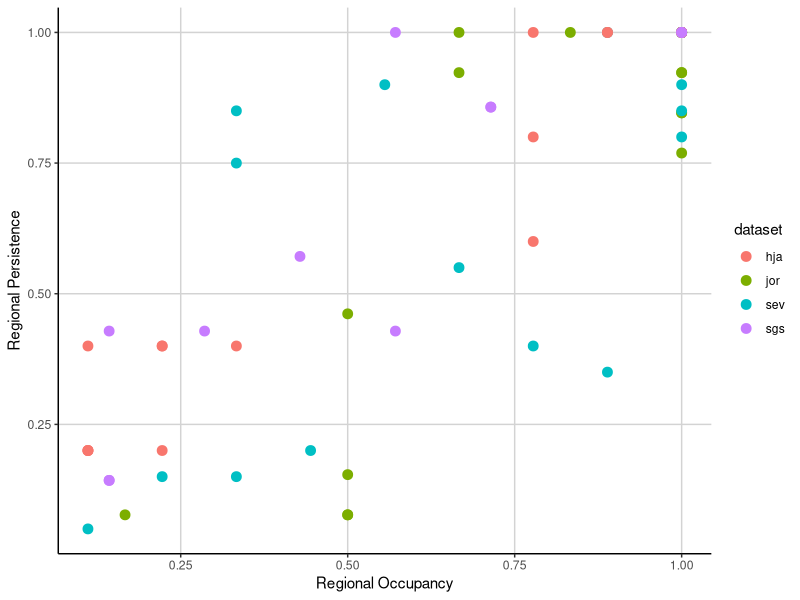
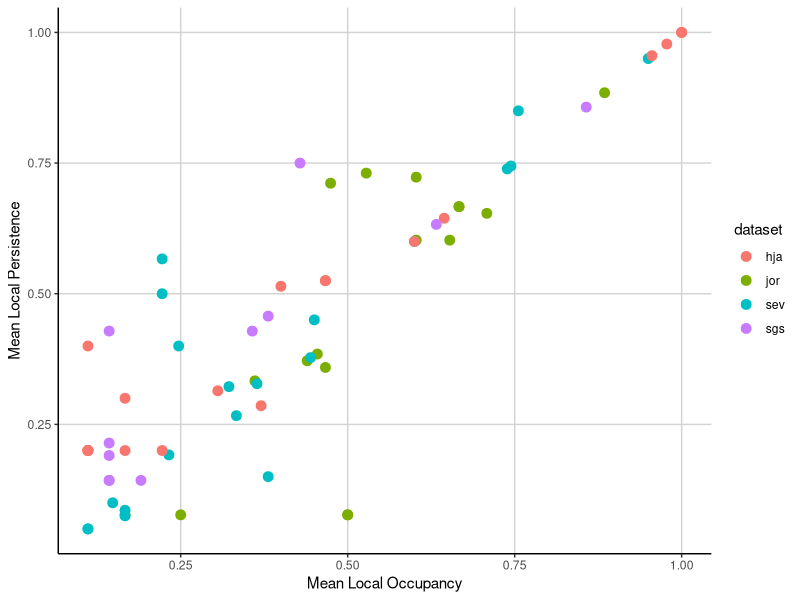
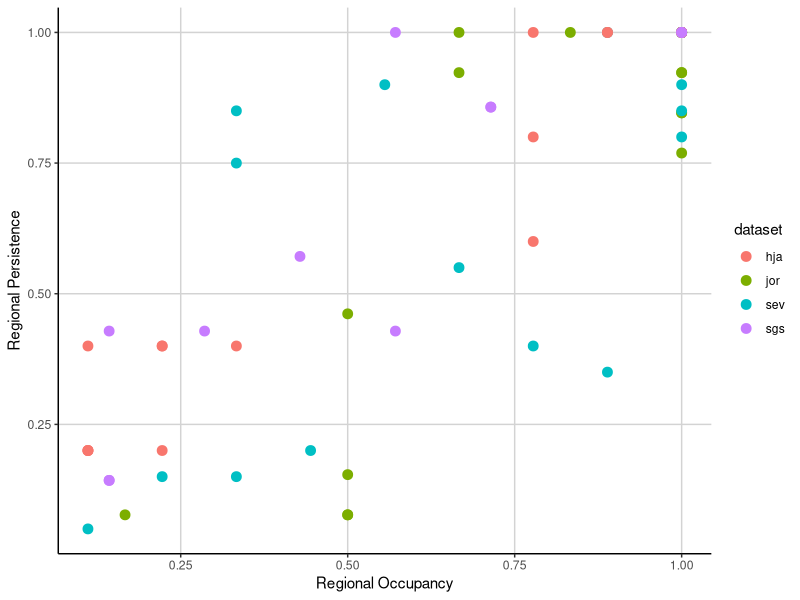
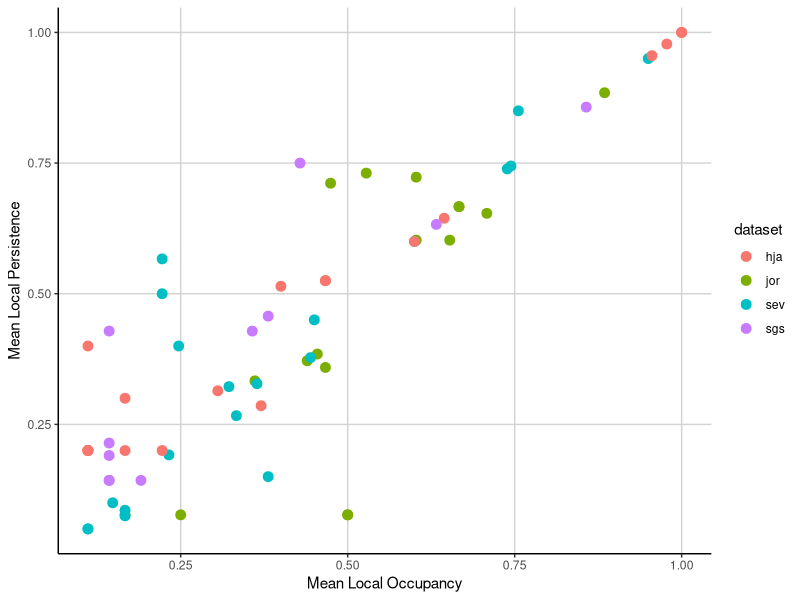

Reproduce these figures in R, in order.
### Cleaned data
# EKB
# March 7, 2016

###################
# LIBRARIES

library(tidyr)
library(dplyr)
library(ggplot2)

###################
# LOAD FILES

jornada <- read.csv("data/jornada_rodents.csv", header = TRUE, na.strings = ".")
sevilleta <- read.csv("data/sevilleta_sm_mrc.txt", header = TRUE)
hj_andrews <- read.csv("data/hj_andrews.csv", header = TRUE)
shortgrass_steppe <- read.table("data/SGS_LTER_smammals.txt", header = TRUE, sep = "\t", na.strings = ".")

####################
# PREP FILES

jor_data <- select(jornada, year, season, habitat, web, spp, recap) %>% 
            filter(recap != "Y", spp != "DIPO1", spp != "PERO1", spp != "NA")

hja_data <- select(hj_andrews, YEAR, REPBLK, SUBPLOT, SPECIES) %>% 
            filter(SPECIES != 'UNKN') 

sev_data <- select(sevilleta, year, season, location, web, species, recap) %>% 
            filter(recap != "y", species != "pgsp", species != "dipo", 
                   species != "nesp", species != "onsp", species != "pesp", 
                   species != "resp", species != "na", species != "pmsp", species != "spsp", 
                   year < 2009, location != "two22", location != "blugrama", 
                   location != "savanna", location != "goatdraw", location != "rsgrass")

sgs_data <- select(shortgrass_steppe, YEAR, VEG, WEB, SPP) %>% 
            filter(SPP != 'NA')

# rename columns for consistency

names(jor_data) <- c("year", "season", "plot", "subplot", "species", "recap")
names(hja_data) <- c("year", "plot", "subplot", "species")
names(sev_data) <- c("year", "season", "plot", "subplot", "species", "recap")
names(sgs_data) <- c("year", "plot", "subplot", "species")

#####################
# FUNCTIONS

# DATA functions

select_data <- function(data){
  # function for selecting only relevant columns
  dat <- select(data, year, plot, subplot, species)
  return(dat)
}

group_data <- function(data){
  # group and arrange a dataset by species, year, plot, and subplot
  dat <- data %>% 
         group_by(species, year, plot, subplot) %>% 
         arrange(species, year, plot, subplot)
  return(dat)
}

add_siteID <- function(data){
  # make a column with a unique location code
  dat <- data %>% mutate(siteID = paste(plot, subplot, sep = "_"))
  return(dat)
}

find_reg_persist <- function(data){
  # create column for relative regional persistence (years overall)
  dat <- select(data, species, year) %>% 
         group_by(species, year) %>% 
         summarise(year_count = n())
  dat1 <- select(dat, species) %>% 
          group_by(species) %>% 
          summarise(years = n())
  total_years <- length(unique(data$year))
  dat1 <- mutate(dat1, rel_reg_persist = years/total_years)
  return(dat1)
}

find_reg_occup <- function(data){
  # create column for relative regional occupancy (sites overall)
  dat <- select(data, species, siteID) %>% 
         group_by(species, siteID) %>% 
         summarise(site_count = n())
  dat1 <- select(dat, species) %>% 
          group_by(species) %>% 
          summarise(sites = n())
  total_sites <- length(unique(data$siteID))
  dat1 <- mutate(dat1, rel_reg_occup = sites/total_sites)
  return(dat1)
}

join_regionals <- function(data){
  # combine the relative regional persistance and regional occupancy into one data frame
  dat <- left_join(x = find_reg_persist(data), y = find_reg_occup(data), by = "species")
  return(dat)
}

rel_local_occup <- function(data){
  # create a column for average relative local occupancy (site by year)
  dat <- select(data, year, species, siteID) %>% 
         group_by(year, species) %>% 
         summarise(site_by_year = n_distinct(siteID))
  total_sites <- length(unique(data$siteID))
  dat <- mutate(dat, rel_sites_by_year = site_by_year/total_sites)
  dat1 <- dat %>% group_by(species) %>% 
          summarise(mean_local_occup = mean(rel_sites_by_year))
}


rel_local_persist <- function(data){
  # create a column for average relative local persistance (year by site)
  dat <- select(data, year, species, siteID) %>% 
         group_by(siteID, species) %>% 
         summarise(years_by_site = n_distinct(year))
  total_years <- length(unique(data$year))
  dat <- mutate(dat, rel_years_by_site = years_by_site/total_years)
  dat1 <- dat %>% group_by(species) %>% 
          summarize(mean_local_persist = mean(rel_years_by_site))
  return(dat1)
}

join_locals <- function(data){
  # combine average relative local persistance and occupancy into one data frame
  dat <- left_join(x = rel_local_persist(data), y = rel_local_occup(data), by = "species")
  return(dat)
}

combine_all <- function(data){
  # combine regional and local persistance and occupancy into one data frame
  dat <- left_join(x = join_regionals(data), y = join_locals(data), by = "species")
  return(dat)
}

all_together <- function(data){
  # run all functions together to get the full output
  dat <- select_data(data) # can use pipes here
  dat <- group_data(dat)
  dat <- add_siteID(dat)
  dat <- combine_all(dat)
  return(dat)
}

# GRAPHING functions

graph_local <- function(data){
  # graph of mean local persistance as a function of mean local occupancy
  plot <- ggplot(data, aes(x = mean_local_occup, y = mean_local_persist)) +
    geom_point(aes(color = dataset), size = 3) +
    xlab("Mean Local Occupancy") + 
    ylab("Mean Local Persistence") +
    theme(panel.background = element_blank(), 
          axis.line = element_line(colour = "black"), 
          panel.grid.major = element_line(colour = "light gray"))
  return(plot)
}

graph_regional <- function(data){
  # graph of mean local persistance as a function of mean local occupancy
  plot <- ggplot(data, aes(x = rel_reg_occup, y = rel_reg_persist)) +
    geom_point(aes(color = dataset), size = 3) +
    xlab("Regional Occupancy") + 
    ylab("Regional Persistence") +
    theme(panel.background = element_blank(), 
          axis.line = element_line(colour = "black"), 
          panel.grid.major = element_line(colour = "light gray"))
  return(plot)
}

#####################
# APPLY FUNCTIONS TO DATASETS

# all functions for all datasets

jor_data <- all_together(jor_data) # I can't figure out how to loop through these
sev_data <- all_together(sev_data)
hja_data <- all_together(hja_data)
sgs_data <- all_together(sgs_data)

# add a dataset column
jor_data$dataset <- "jor"    # is there a way to do this with a loop?
hja_data$dataset <- "hja"
sev_data$dataset <- "sev"
sgs_data$dataset <- "sgs"

# combine all datasets into one
all_data <- bind_rows(jor_data, sev_data, hja_data, sgs_data)

# graph all data
graph_regional(all_data)
ggsave(file = "all_regional.png", width = 6, height = 5)
graph_local(all_data)
ggsave(file = "all_local.png", width = 6, height = 5)

###################################################################
# WORKING AREA


#all_output <- all_data %>%
#  group_by(dataset) %>%
#  do(all_together)

#datasets = list(jor_data, sev_data, hja_data, sgs_data)
#output = lapply(datasets, all_together)

#output = data.frame()
#for (dataset in datasets){
  #dataset_output <- all_together(dataset)
  #output = rbind(output, dataset_output)
#}

#hja <- select_data(hja_data) %>% add_siteID()
